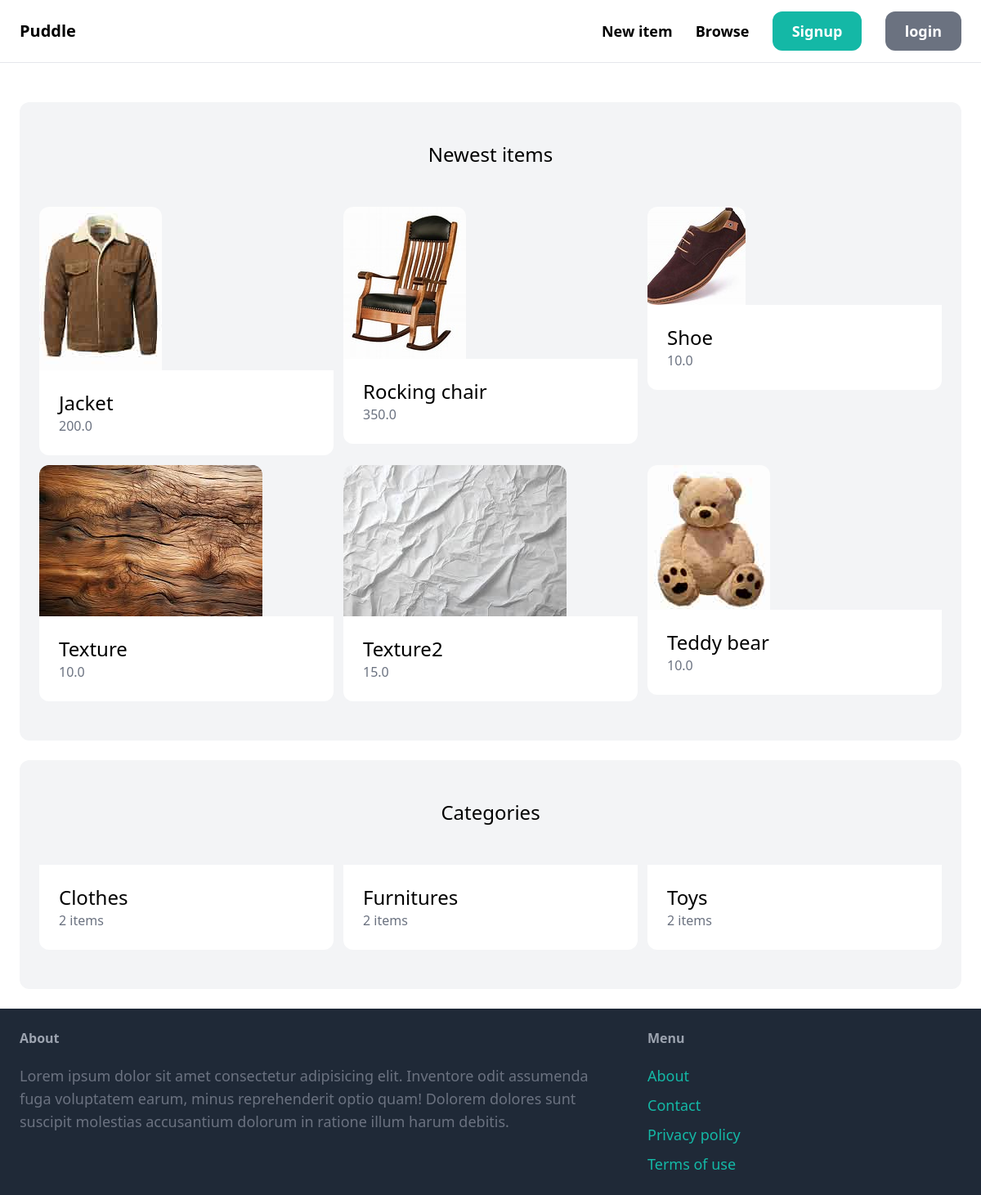
The page / on the database its author committed.
### item/models.py (models this page shows, shortened)
class Item(models.Model):
    category = models.ForeignKey(Category, related_name='items', on_delete=models.CASCADE)
    name = models.CharField(max_length=255,blank=True, null=True)
    description = models.TextField(blank=True, null=True)
    price = models.FloatField()
    image = models.ImageField(upload_to="item_images", blank=True, null=True)
    is_sold = models.BooleanField(default=False)
    created_at = models.DateTimeField(auto_now_add = True)
    created_by = models.ForeignKey(User, related_name='items', on_delete=models.CASCADE)

class Category(models.Model):
    name= models.CharField(max_length=255)
    class Meta:
        ordering = ('name',)
        verbose_name_plural = "categories"

### core/views.py (the view)
# urls.py: path('', views.index, name="index"),
def index(request):
    categories = Category.objects.all()
    items = Item.objects.filter(is_sold=False)[0:6]
    template = loader.get_template('index.html')
    context = {
        'items':items,
        'categories':categories,
    }
    return HttpResponse(template.render(context, request))

### core/templates/index.html
{% extends 'base.html' %}
{% block content %}
    <div class="mt-6 px-6 py-12 bg-gray-100 rounded-xl">
        <h2 class="mb-12 text-2xl text-center">Newest items</h2>
        <div class="grid grid-cols-3 gap-3">
            {% for item in items %}
                <div>
                    <a href="{% url 'item:detail' item.id %}">
                        <div>
                            <img src="{{ item.image.url }}" class="rounded-t-xl" alt="">
                        </div>
                        <div class="p-6 bg-white rounded-b-xl">
                            <h2 class="text-2xl">{{ item.name }}</h2>
                            <p class="text-gray-500">{{ item.price }}</p>
                        </div>
                    </a>
                </div>
            {% endfor %}
        </div>
    </div>
    <div class="mt-6 px-6 py-12 bg-gray-100 rounded-xl">
        <h2 class="mb-12 text-2xl text-center">Categories</h2>
        <div class="grid grid-cols-3 gap-3">
            {% for category in categories %}
                    <a href="#">
                        <div class="p-6 bg-white rounded-b-xl">
                            <h2 class="text-2xl">{{ category.name }}</h2>
                            <p class="text-gray-500">{{ category.items.count }} items</p>
                        </div>
                    </a>
            {% endfor %}
        </div>
    </div>
{% endblock %}

### rows shown on the page
Item: image (picture), name "Jacket", price "200.0"
Item: image (picture), name "Rocking chair", price "350.0"
Item: image (picture), name "Shoe", price "10.0"
Item: image (picture), name "Texture", price "10.0"
Item: image (picture), name "Texture2", price "15.0"
Item: image (picture), name "Teddy bear", price "10.0"
Category: name "Clothes", items.count "2"
Category: name "Furnitures", items.count "2"
Category: name "Toys", items.count "2"
